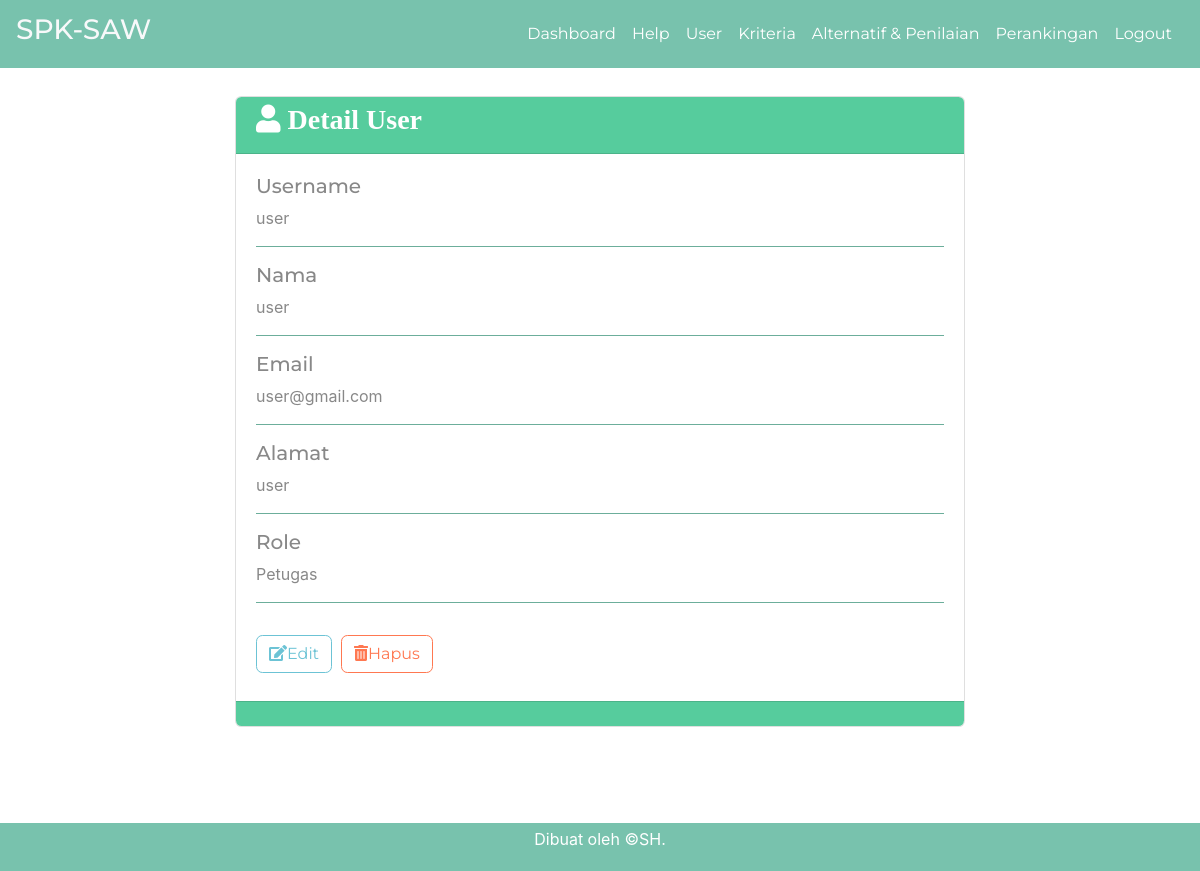
The page /single-user.php?id=8 (signed in) on the database its author committed.
### tables this page shows
CREATE TABLE `user` (
  `id_user` int(5) NOT NULL,
  `username` varchar(16) NOT NULL,
  `password` varchar(50) NOT NULL,
  `nama` varchar(70) NOT NULL,
  `email` varchar(50) DEFAULT NULL,
  `alamat` varchar(100) DEFAULT NULL,
  `role` char(1) NOT NULL
);

### single-user.php (the view, shortened to what this page needs)
<?php require_once('includes/init.php'); ?>
<?php
$ada_error = false;
$result = '';
$id_user = (isset($_GET['id'])) ? trim($_GET['id']) : '';
if(!$id_user) {
	$ada_error = 'Maaf, data tidak dapat diproses.';
} else {
	$query = $pdo->prepare('SELECT id_user, username, nama, email, alamat, role FROM user WHERE user.id_user = :id_user');
	$query->execute(array('id_user' => $id_user));
	$result = $query->fetch();
}
?>
<?php
$judul_page = 'Detail User';
require_once('head.php');
require_once('navbar.php');
?>
<div class="container pt-5 pb-5">
	<div class="row ">
		<div class="col col-md-8 mx-auto">
			<div class="card mb-5">
				<div class="card-header pt-2 bg-success text-white">
                <h3 class="fas fa-user "> <?php echo $judul_page; ?></h3>
                </div>
                    <?php if($ada_error): ?>
                        <?php echo '<p>'.$ada_error.'</p>'; ?>
                    <?php elseif(!empty($result)): ?>
                <div class="card-body">
                        <h5>Username</h5>
                        <p><?php echo $result['username']; ?></p>
                        <hr class="bg-primary">
                        <h5>Nama</h5>
                        <p><?php echo $result['nama']; ?></p>
                        <hr class="bg-primary">
                        <h5>Email</h5>
                        <p><?php echo $result['email']; ?></p>
                        <hr class="bg-primary">
                        <h5>Alamat</h5>
                        <p><?php echo $result['alamat']; ?></p>
                        <hr class="bg-primary">
                        <h5>Role</h5>
                        <p><?php
                        if($result['role'] == 1) {
                            echo 'Administrator';
                        } elseif($result['role'] == 2) {
                            echo 'Petugas';
                        }
                        ?></p>
                    <?php endif; ?>
                    <hr class="bg-primary">
                    <div class="pt-3 pb-2">
                            <a class="btn btn-outline-info" href="edit-user.php?id=<?php echo $id_user; ?>" role="button"><span class="text-danger"></span><i class="fas fa-edit"></i>Edit</a>&nbsp;
                            <a class=" yakin-hapus btn btn-outline-danger" href="hapus-user.php?id=<?php echo $id_user; ?>" role="button"><span class="fas fa-trash-alt"></span>Hapus</a>
                            </div>
                </div>
                <div class="card-footer bg-success">
                </div>
		    </div>
        </div>
	</div>
</div>
<?php
require_once('foot.php');

### rows shown on the page
user: username "user", nama "user", email "user@gmail.com", alamat "user"

### other values the page prints
$judul_page "Detail User"
